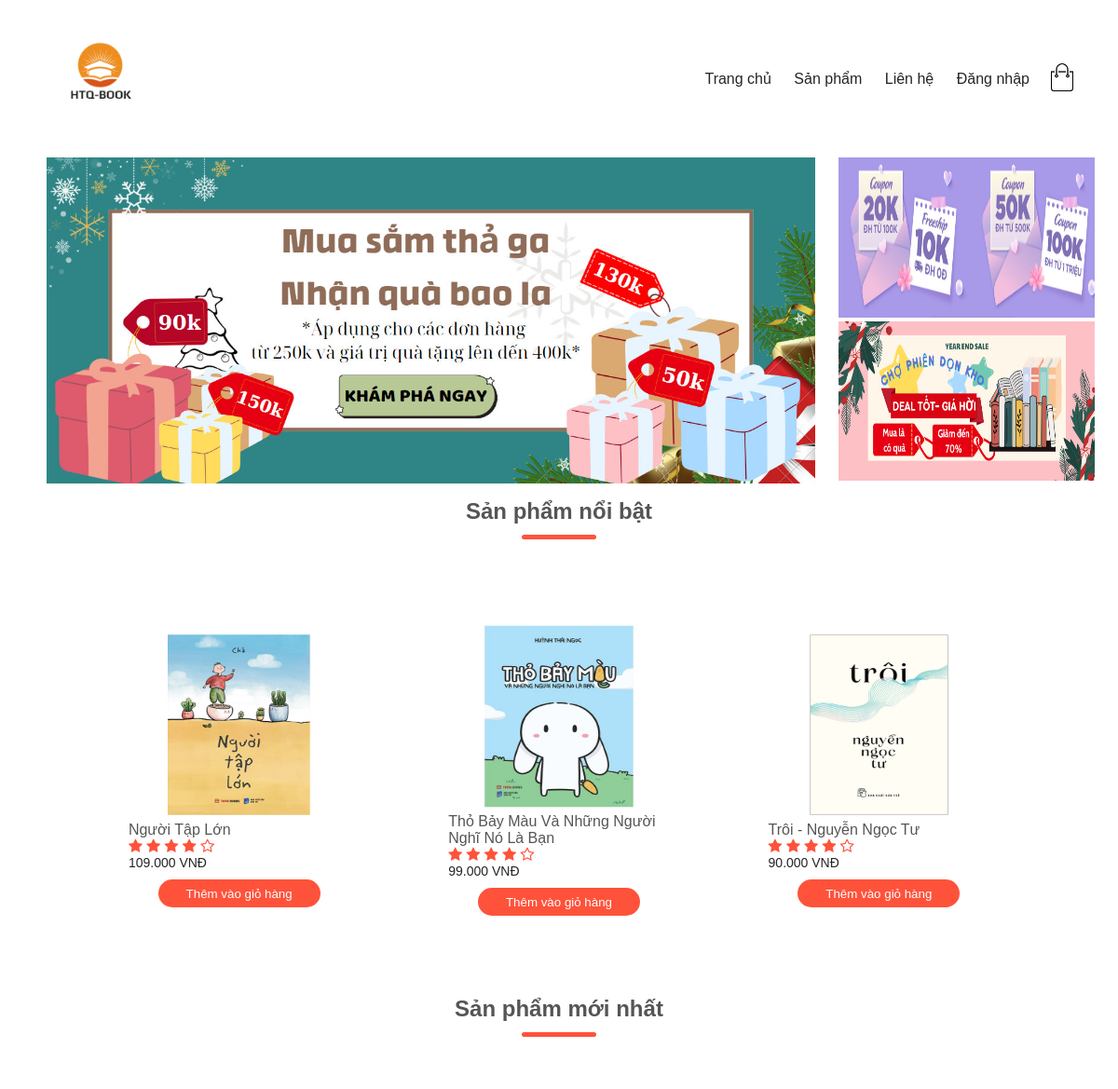
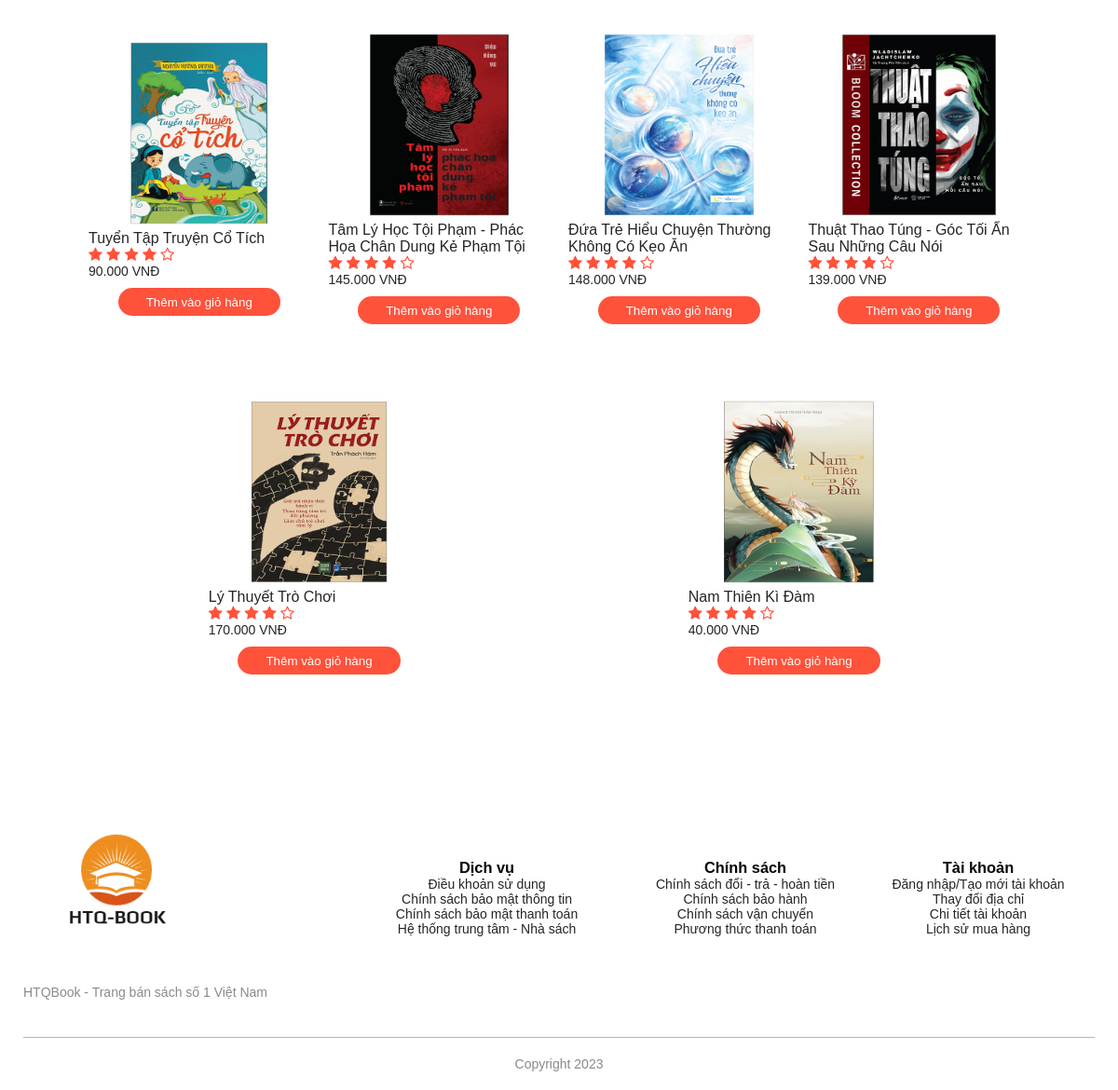
The page / on the database its author committed (2 pictures, top to bottom).
### tables this page shows
CREATE TABLE `sanpham` (
  `id` int(11) NOT NULL,
  `namesp` varchar(255) NOT NULL,
  `amount` int(11) NOT NULL,
  `tacgia` varchar(255) NOT NULL,
  `price` int(11) NOT NULL,
  `sell_price` int(11) NOT NULL,
  `img` varchar(255) NOT NULL,
  `luotxem` int(11) NOT NULL,
  `iddm` int(11) NOT NULL,
  `mota` text NOT NULL
);

### model/pdo.php (called while the page is built, shortened)
<?php
function pdo_get_connection(){
    $dburl = "mysql:host=localhost;dbname=duan1;charset=utf8";
    $username = 'root';
    $password = '';
    $conn = new PDO($dburl, $username, $password);
    $conn->setAttribute(PDO::ATTR_ERRMODE, PDO::ERRMODE_EXCEPTION);
    return $conn;
}
function pdo_query($sql){
    $sql_args = array_slice(func_get_args(), 1);
    try{
        $conn = pdo_get_connection();
        $stmt = $conn->prepare($sql);
        $stmt->execute($sql_args);
        $rows = $stmt->fetchAll();
        return $rows;
    }
    catch(PDOException $e){
        throw $e;
    }
    finally{
        unset($conn);
    }
}

### model/sanpham.php (called while the page is built, shortened)
<?php
function loadall_sanpham_top10(){
    $sql="select * from sanpham where 1 order by luotxem desc limit 0,3";
    $listsanpham=pdo_query($sql);
    return $listsanpham;
}
function loadall_sanpham_home(){
    $sql="select * from sanpham where 1 order by id desc limit 0,6";
    $listsanpham=pdo_query($sql);
    return $listsanpham;
}
function loadall_sanphamtrang(){
    $sql="select * from sanpham where 1 order by id desc limit 0,123213 ";
    $listsanpham=pdo_query($sql);
    return $listsanpham;
}
?>

### global.php (called while the page is built)
<?php
    $img_path="upload/"
?>

### view/home.php (the view, shortened to what this page needs)
<div class="container1">
    <div class="left-section">
        <div class="container">
            <img src="view/images/4.jpg" class="poster-img" alt="Beautiful Poster" width="825px" height="350px">
        </div>
    </div>
    <div class="right-section">
        <img src="view/images/5.jpg" class="poster-img" alt="Beautiful Poster" width="100%" height="49%">
        <img src="view/images/3.jpg" class="poster-img" alt="Beautiful Poster" width="100%" height="49%">
    </div>
</div>
</div>
<div>
    <div class="small-container">
        <h2 class="title">Sản phẩm nổi bật</h2>
        <div class="row">
            <?php
            foreach ($dstop10 as $sp) {
                extract($sp);
                $linksp = "index.php?act=sanphamct&idsp=" . $id;
                $img = $img_path . $img;
                $formattedPrice = number_format($price, 0, ',', '.') . ' VNĐ';
                echo '<div class="col-4">
                        <a href="' . $linksp . '"><img src="' . $img . '" height="200px"></a>
                        <a href="' . $linksp . '">
                            <h4>' . $namesp . '</h4>
                        </a>
                        <div class="rating">
                            <i class="fa fa-star"></i>
                            <i class="fa fa-star"></i>
                            <i class="fa fa-star"></i>
                            <i class="fa fa-star"></i>
                            <i class="fa fa-star-o"></i>
                        </div>
                        <p>' .  $formattedPrice . ' </p>
                        <div class="row btnaddtocart">
                               <form action="index.php?act=addtocart" method="post">
                                  <input type="hidden" name="id" value="' . $id . '">
                                  <input type="hidden" name="name" value="' . $namesp . '">
                                  <input type="hidden" name="img" value="' . $img . '">
                                  <input type="hidden" name="price" value="' . $price . '">
                                  <input type="submit" class="btn btn-success" name="addtocart" value="Thêm vào giỏ hàng">
                                </form>
                           </div>
                    </div>';
            }
            ?>
        </div>
        <h2 class="title">Sản phẩm mới nhất</h2>
        <div class="row">
            <?php
            $i = 0;
            foreach ($spnew as $sp) {
                extract($sp);
                $linksp = "index.php?act=sanphamct&idsp=" . $id;
                $img = $img_path . $img;
                if (($i == 3) || ($i == 7) || ($i == 11) || ($i == 15)) {
                    $mr = "";
                } else {
                    $mr = "mr";
                }
                $formattedPrice = number_format($price, 0, ',', '.') . ' VNĐ';
                echo '<div class="col-4 ' . $mr . '">
                           <a  href="' . $linksp . '"><img src="' . $img . '" style="height:200px;"></a>
                           <a href="' . $linksp . '">' . $namesp . '</a>
                           <div class="rating">
                               <i class="fa fa-star"></i>
                               <i class="fa fa-star"></i>
                               <i class="fa fa-star"></i>
                               <i class="fa fa-star"></i>
                               <i class="fa fa-star-o"></i>
                            </div>
                            <p>' .  $formattedPrice . ' </p>
                           <div class="row btnaddtocart">
                               <form action="index.php?act=addtocart" method="post">
                                  <input type="hidden" name="id" value="' . $id . '">
                                  <input type="hidden" name="name" value="' . $namesp . '">
                                  <input type="hidden" name="img" value="' . $img . '">
                                  <input type="hidden" name="price" value="' . $price . '">
                                  <input type="submit" class="btn btn-success" name="addtocart" value="Thêm vào giỏ hàng">
                                </form>
                           </div>
                        </div>';
                $i += 1;
            }
            ?>

### rows shown on the page
sanpham: shows a picture, namesp "Người Tập Lớn", price "109.000 VNĐ"
sanpham: shows a picture, namesp "Thỏ Bảy Màu Và Những Người Nghĩ Nó Là Bạn", price "99.000 VNĐ"
sanpham: shows a picture, namesp "Trôi - Nguyễn Ngọc Tư", price "90.000 VNĐ"
sanpham: shows a picture, namesp "Tuyển Tập Truyện Cổ Tích", price "90.000 VNĐ"
sanpham: shows a picture, namesp "Tâm Lý Học Tội Phạm - Phác Họa Chân Dung Kẻ Phạm Tội", price "145.000 VNĐ"
sanpham: shows a picture, namesp "Đứa Trẻ Hiểu Chuyện Thường Không Có Kẹo Ăn", price "148.000 VNĐ"
sanpham: shows a picture, namesp "Thuật Thao Túng - Góc Tối Ẩn Sau Những Câu Nói", price "139.000 VNĐ"
sanpham: shows a picture, namesp "Lý Thuyết Trò Chơi", price "170.000 VNĐ"
sanpham: shows a picture, namesp "Nam Thiên Kì Đàm", price "40.000 VNĐ"
